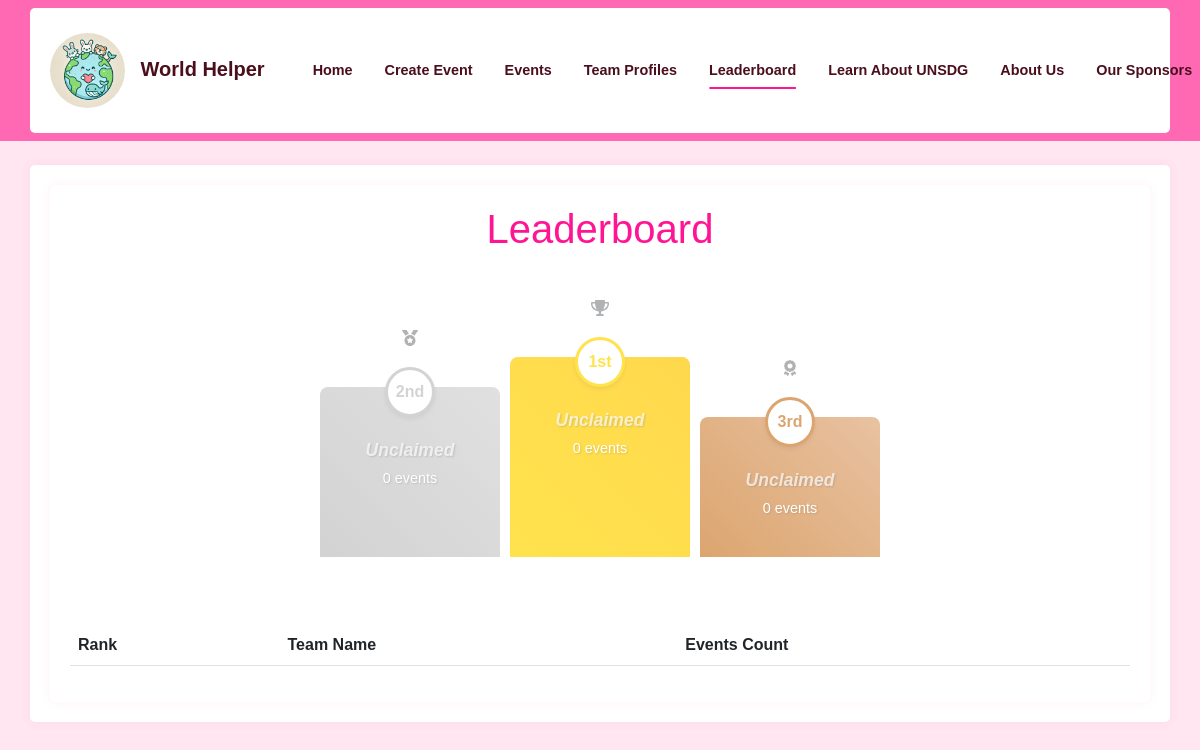
The page /leaderboard on the database as committed earlier.
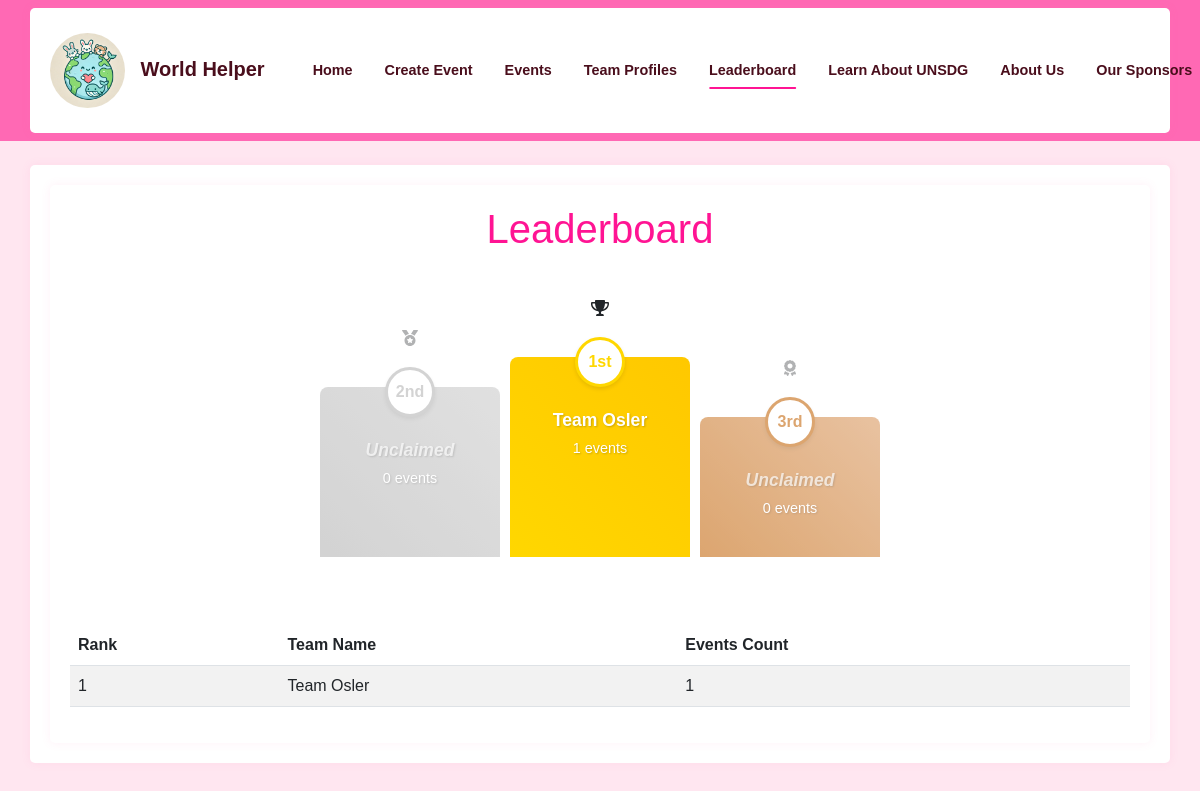
The same page on the database as committed later.
### app/models.py (models this page shows, shortened)
class Team(db.Model):
    id = db.Column(db.Integer, primary_key=True)
    team_phrase = db.Column(db.String(100), nullable=False)
    name = db.Column(db.String(64), nullable=False)
    members = db.relationship('TeamMember', backref='team', lazy='dynamic',
                            cascade='all, delete-orphan')
    events = db.relationship('Event', backref='team', lazy='dynamic',
                           cascade='all, delete-orphan')
    bingo_card = db.relationship('BingoCard', backref='team', uselist=False,
                                cascade='all, delete-orphan')
    created_at = db.Column(db.DateTime, default=datetime.utcnow)

### app/main/routes.py (the view)
@bp.route('/leaderboard')
def leaderboard():
    current_time = datetime.utcnow()
    print(f"Current UTC time: {current_time}")
    verified_events = Event.query.join(EventVerification)\
        .filter(EventVerification.verified == True).all()
    print(f"Found {len(verified_events)} verified events")
    team_counts = {}
    for event in verified_events:
        event_tz = pytz.timezone(event.timezone)
        event_end_utc = event_tz.localize(event.end_date).astimezone(pytz.UTC)
        if event_end_utc.replace(tzinfo=None) < current_time:
            team_counts[event.team_id] = team_counts.get(event.team_id, 0) + 1
    print(f"Team counts: {team_counts}")
    teams = []
    for team_id, count in team_counts.items():
        team = Team.query.get(team_id)
        if team:
            teams.append((team, count))
    teams.sort(key=lambda x: x[1], reverse=True)
    ranked_teams = [(rank, team, event_count) for rank, (team, event_count) in enumerate(teams, start=1)]
    return render_template('leaderboard.html', ranked_teams=ranked_teams)

### app/main/routes.py (called while the page is built)
@bp.context_processor
def utility_processor():
    return dict(SDG_DESCRIPTIONS=SDG_DESCRIPTIONS)

### app/models.py (called while the page is built)
    def process_result_value(self, value, dialect):
        if value is None:
            return None
        return json.loads(value)

### app/templates/leaderboard.html (shortened to what this page needs)
{% extends "base.html" %}
{% block content %}
<div class="container">
    <h1 class="text-center mb-4 theme-pink">Leaderboard</h1>
    {% set active_teams = ranked_teams|selectattr('2', '>', 0)|list %}
    <div class="podium-wrapper mb-5">
        <div class="podium">
            <div class="podium-block silver">
                <div class="trophy-icon">
                    <i class="fas fa-medal"></i>
                </div>
                <div class="podium-rank">2nd</div>
                {% if active_teams|length >= 2 %}
                    <div class="team-name">{{ active_teams[1][1].name }}</div>
                    <div class="event-count">{{ active_teams[1][2] }} events</div>
                {% else %}
                    <div class="team-name empty">Unclaimed</div>
                    <div class="event-count">0 events</div>
                {% endif %}
            </div>
            <div class="podium-block gold">
                <div class="trophy-icon">
                    <i class="fas fa-trophy"></i>
                </div>
                <div class="podium-rank">1st</div>
                {% if active_teams|length >= 1 %}
                    <div class="team-name">{{ active_teams[0][1].name }}</div>
                    <div class="event-count">{{ active_teams[0][2] }} events</div>
                {% else %}
                    <div class="team-name empty">Unclaimed</div>
                    <div class="event-count">0 events</div>
                {% endif %}
            </div>
            <div class="podium-block bronze">
                <div class="trophy-icon">
                    <i class="fas fa-award"></i>
                </div>
                <div class="podium-rank">3rd</div>
                {% if active_teams|length >= 3 %}
                    <div class="team-name">{{ active_teams[2][1].name }}</div>
                    <div class="event-count">{{ active_teams[2][2] }} events</div>
                {% else %}
                    <div class="team-name empty">Unclaimed</div>
                    <div class="event-count">0 events</div>
                {% endif %}
            </div>
        </div>
    </div>
    <table class="table table-striped">
        <thead>
            <tr>
                <th>Rank</th>
                <th>Team Name</th>
                <th>Events Count</th>
            </tr>
        </thead>
        <tbody>
            {% for rank, team, event_count in ranked_teams %}
                <tr>
                    <td>{{ rank }}</td>
                    <td>{{ team.name }}</td>
                    <td>{{ event_count }}</td>
                </tr>
            {% endfor %}
        </tbody>
    </table>
</div>
{% endblock %}

Rows that differ between the two databases and show on the page:
added Team: name "Team Osler", id "1"
Other text that changed with them:
{{ active_teams[0][2] }}: (not shown) → "1"
text no longer shown: "Unclaimed 0 events"
text now shown: "events"
